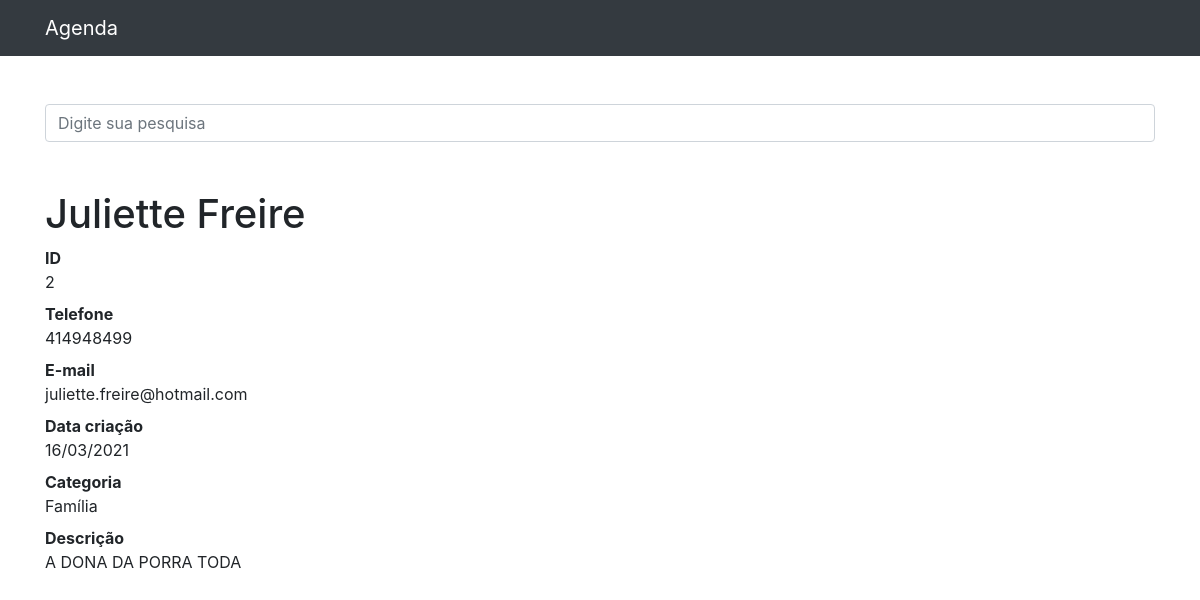
/2, run on the app's committed database.
### contatos/models.py (models this page shows, shortened)
class Contato(models.Model):
    nome = models.CharField(max_length=255)
    sobrenome = models.CharField(max_length=255, blank=True)
    telefone = models.CharField(max_length=255)
    email = models.CharField(max_length=255, blank=True)
    data_criacao = models.DateTimeField(default=timezone.now)
    descricao = models.CharField(max_length=255, blank=True)
    categoria = models.ForeignKey(Categoria, on_delete=models.DO_NOTHING)

class Categoria(models.Model):
    nome = models.CharField(max_length=255)
    def __str__(self):
        return self.nome

### contatos/views.py (the view)
# urls.py: path('<int:contato_id>', views.ver_contato, name='ver_contato'),
def ver_contato(request, contato_id):
    contato = get_object_or_404(Contato, id=contato_id)
    return render(request, 'contatos/ver_contato.html',{
        'contato': contato
    })

### contatos/templates/contatos/ver_contato.html (shortened to what this page needs)
{% extends 'base.html' %}
{%block conteudo%}
<h1 class="mt-5">{{ contato.nome }} {{ contato.sobrenome }}</h1>
        <dl>
          <dt>ID</dt>
          <dd>{{ contato.id }}</dd>
          <dt>Telefone</dt>
          <dd>{{ contato.telefone }}</dd>
          <dt>E-mail</dt>
          <dd>{{ contato.email }}</dd>
          <dt>Data criação</dt>
          <dd>{{ contato.data_criacao|date:'d/m/Y' }}</dd>
          <dt>Categoria</dt>
          <dd>{{ contato.categoria }}</dd>
          <dt>Descrição</dt>
          <dd>
           {{ contato.descricao }}
          </dd>
        </dl>
{%endblock%}

### data on the page
Contato: nome "Juliette", sobrenome "Freire", id "2", telefone "414948499", email "juliette.freire@hotmail.com", data_criacao "16/03/2021", categoria "Família", descricao "A DONA DA PORRA TODA"
